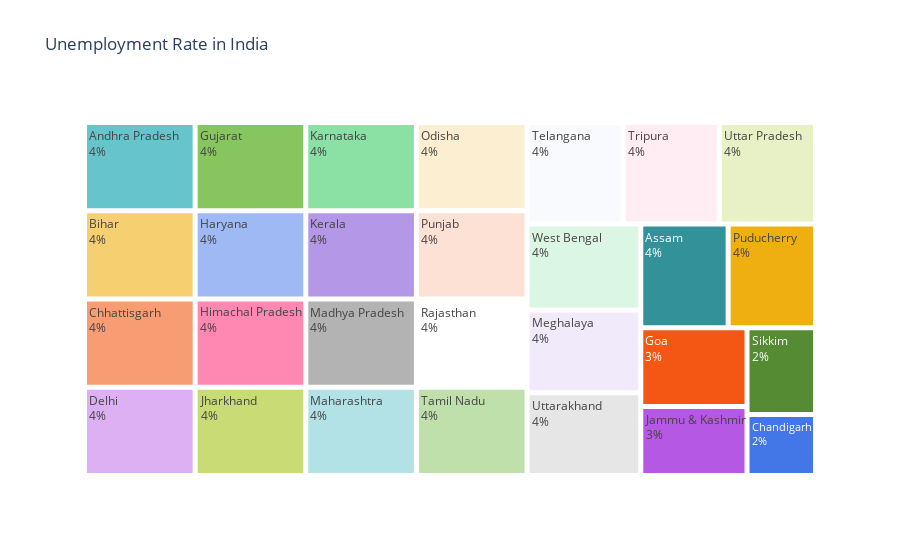

The notebook cell saved with this chart:
### Markdown cell above
## Unemployment Rate of each state of India by Area using Treemap

### Code cell
unemployment = df[["State", "Area", "Estimated Unemployment Rate"]]
fig = px.treemap(unemployment, path=["State"], title = "Unemployment Rate in India ",  color_discrete_sequence=px.colors.qualitative.Pastel)
fig.update_traces(textinfo="label+percent entry", hoverinfo = "all", marker=dict(line=dict(width=2)),)
fig.show()

### Figure 1 — Plotly figure (JSON) as saved in the notebook; plotly's stock layout.template omitted (floating-point values rounded to 4 significant figures)
{"data": [{"branchvalues": "total", "domain": {"x": [0, 1], "y": [0, 1]}, "hoverinfo": "all", "hovertemplate": "labels=%{label}<br>count=%{value}<br>parent=%{parent}<br>id=%{id}<extra></extra>", "ids": ["Andhra Pradesh", "Assam", "Bihar", "Chandigarh", "Chhattisgarh", "Delhi", "Goa", "Gujarat", "Haryana", "Himachal Pradesh", "Jammu & Kashmir", "Jharkhand", "Karnataka", "Kerala", "Madhya Pradesh", "Maharashtra", "Meghalaya", "Odisha", "Puducherry", "Punjab", "Rajasthan", "Sikkim", "Tamil Nadu", "Telangana", "Tripura", "Uttar Pradesh", "Uttarakhand", "West Bengal"], "labels": ["Andhra Pradesh", "Assam", "Bihar", "Chandigarh", "Chhattisgarh", "Delhi", "Goa", "Gujarat", "Haryana", "Himachal Pradesh", "Jammu & Kashmir", "Jharkhand", "Karnataka", "Kerala", "Madhya Pradesh", "Maharashtra", "Meghalaya", "Odisha", "Puducherry", "Punjab", "Rajasthan", "Sikkim", "Tamil Nadu", "Telangana", "Tripura", "Uttar Pradesh", "Uttarakhand", "West Bengal"], "marker": {"line": {"width": 2}}, "name": "", "parents": ["", "", "", "", "", "", "", "", "", "", "", "", "", "", "", "", "", "", "", "", "", "", "", "", "", "", "", ""], "textinfo": "label+percent entry", "type": "treemap", "values": [28, 26, 28, 12, 28, 28, 24, 28, 28, 28, 21, 28, 28, 28, 28, 28, 27, 28, 26, 28, 28, 17, 28, 28, 28, 28, 27, 28]}], "layout": {"legend": {"tracegroupgap": 0}, "title": {"text": "Unemployment Rate in India "}, "treemapcolorway": ["rgb(102, 197, 204)", "rgb(246, 207, 113)", "rgb(248, 156, 116)", "rgb(220, 176, 242)", "rgb(135, 197, 95)", "rgb(158, 185, 243)", "rgb(254, 136, 177)", "rgb(201, 219, 116)", "rgb(139, 224, 164)", "rgb(180, 151, 231)", "rgb(179, 179, 179)"]}}
